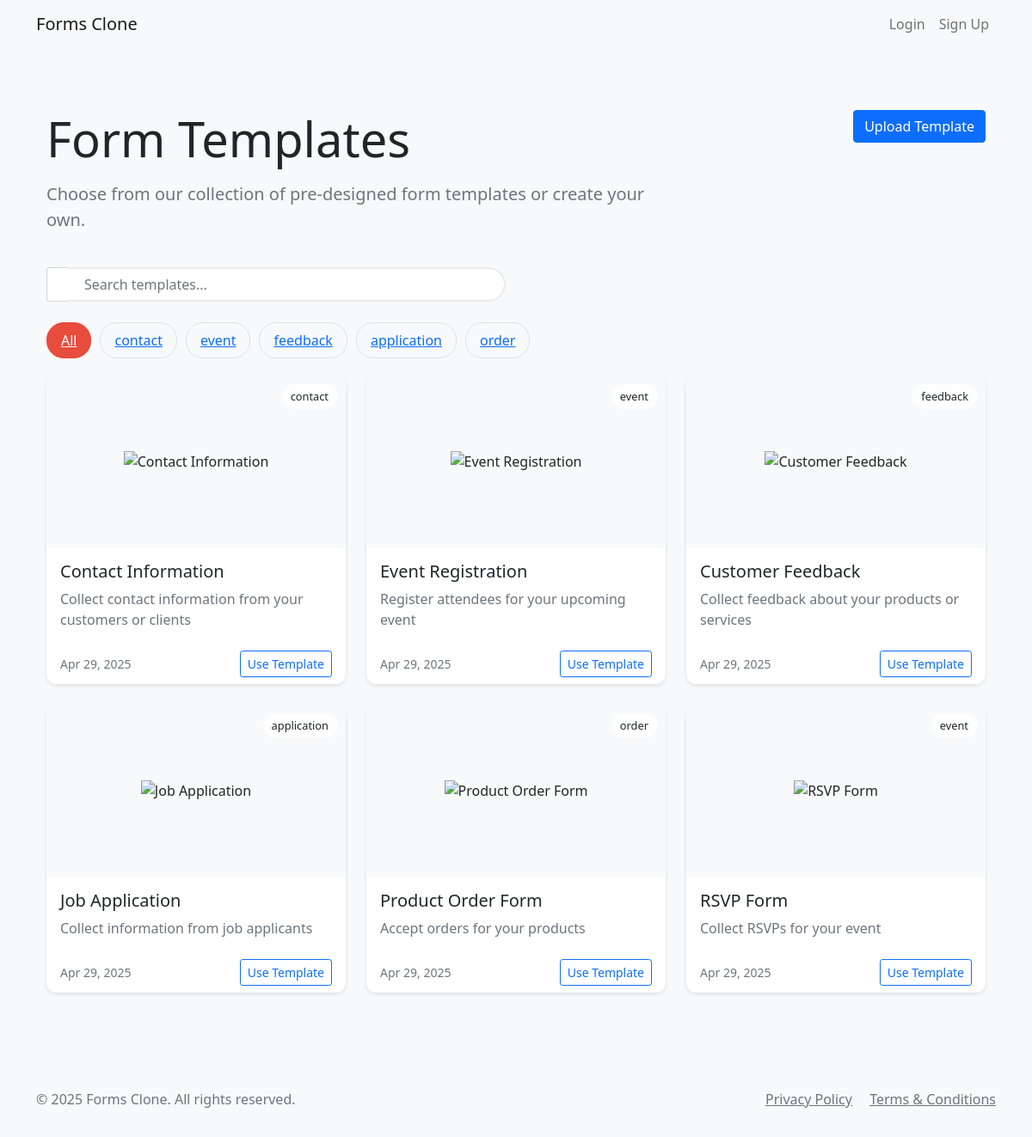
Page /templates on the earlier database version.
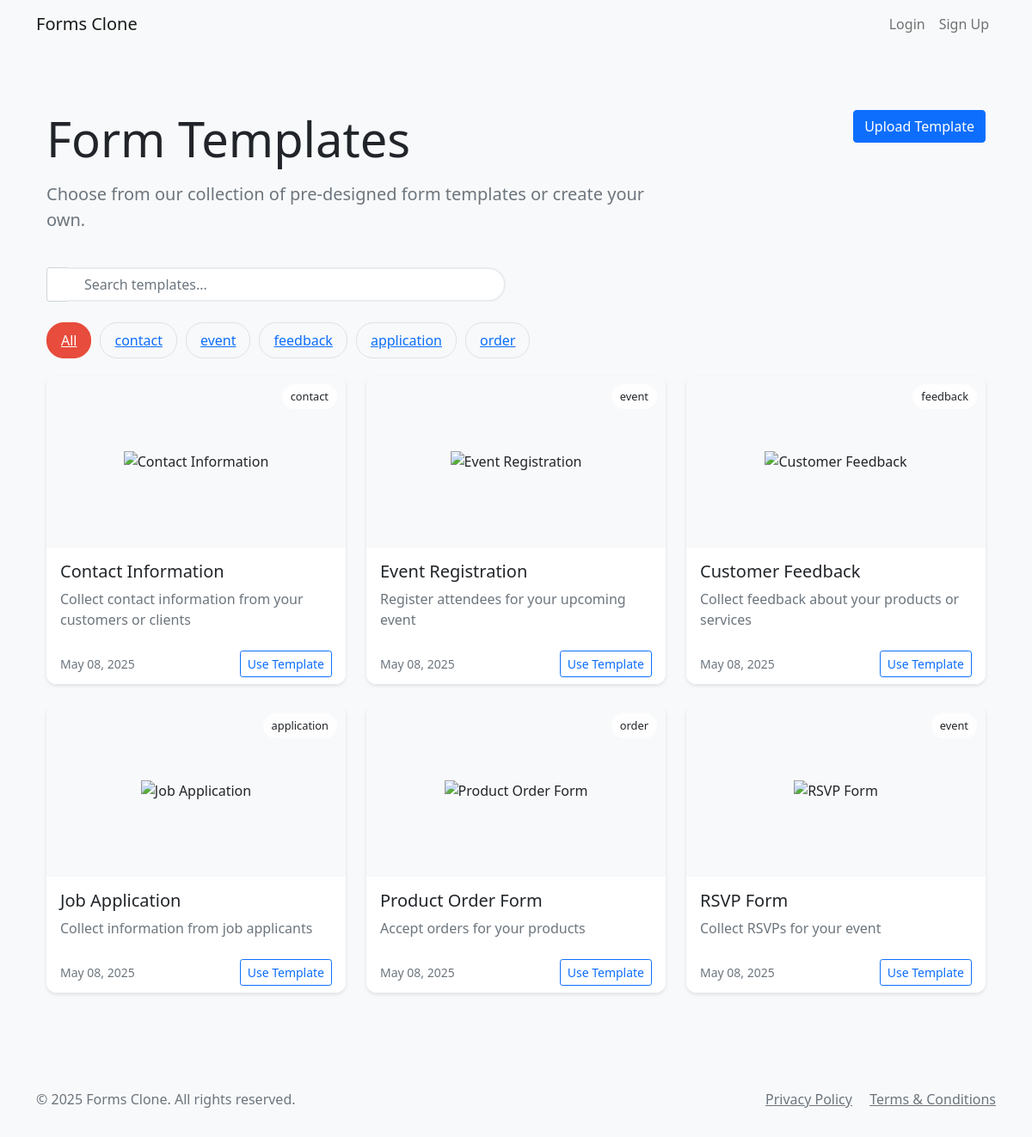
Same page on the later database version.
### app.py (models this page shows, shortened)
class FormTemplate(db.Model):
    id = db.Column(db.Integer, primary_key=True)
    title = db.Column(db.String(200), nullable=False)
    description = db.Column(db.Text)
    questions = db.Column(db.Text)  # JSON string of questions
    category = db.Column(db.String(50))  # e.g., 'survey', 'registration', 'feedback'
    created_at = db.Column(db.DateTime, default=datetime.utcnow)
    is_public = db.Column(db.Boolean, default=True)
    preview_image = db.Column(db.String(255), nullable=True)
    user_id = db.Column(db.Integer, db.ForeignKey('user.id'), nullable=True)
    user = db.relationship('User', backref='templates')
    template_data = db.Column(db.Text, nullable=True)  # JSON string of complete template data

### app.py (the view)
@app.route('/templates')
def template_gallery():
    categories = db.session.query(FormTemplate.category).distinct().all()
    categories = [cat[0] for cat in categories if cat[0]]
    selected_category = request.args.get('category')
    search_query = request.args.get('search', '')
    query = FormTemplate.query.filter_by(is_public=True)
    if selected_category:
        query = query.filter_by(category=selected_category)
    if search_query:
        query = query.filter(
            (FormTemplate.title.ilike(f'%{search_query}%')) |
            (FormTemplate.description.ilike(f'%{search_query}%'))
        )
    templates = query.order_by(FormTemplate.created_at.desc()).all()
    return render_template('template_gallery.html',
                         templates=templates,
                         categories=categories,
                         selected_category=selected_category,
                         search_query=search_query)

### app.py (called while the page is built)
@app.context_processor
def inject_now():
    return {'now': datetime.now()}

@app.context_processor
def inject_csrf_token():
    return {'csrf_token': 'dummy_token'}

### templates/template_gallery.html (shortened to what this page needs)
{% extends "base.html" %}
{% block content %}
<div class="container py-5">
    <div class="row mb-4">
        <div class="col-md-8">
            <h1 class="display-4 mb-3">Form Templates</h1>
            <p class="lead text-muted">Choose from our collection of pre-designed form templates or create your own.</p>
        </div>
        <div class="col-md-4 text-md-end">
            <a href="{{ url_for('upload_template') }}" class="btn btn-primary">
                 Upload Template
            </a>
        </div>
    </div>
    <div class="row mb-4">
        <div class="col-md-6">
            <div class="input-group">
                <span class="input-group-text bg-white border-end-0">
                </span>
                <input type="text" class="form-control search-box border-start-0"
                       placeholder="Search templates..."
                       value="{{ search_query }}"
                       onkeyup="if(event.keyCode === 13) searchTemplates(this.value)">
            </div>
        </div>
    </div>
    <div class="category-filter">
        <a href="{{ url_for('template_gallery') }}"
           class="category-btn {% if not selected_category %}active{% endif %}">
            All
        </a>
        {% for category in categories %}
        <a href="{{ url_for('template_gallery', category=category) }}"
           class="category-btn {% if selected_category == category %}active{% endif %}">
            {{ category }}
        </a>
        {% endfor %}
    </div>
    <div class="row row-cols-1 row-cols-md-2 row-cols-lg-3 g-4">
        {% for template in templates %}
        <div class="col">
            <div class="card template-card h-100">
                <div class="template-preview">
                    <span class="category-badge">{{ template.category }}</span>
                </div>
                <div class="card-body">
                    <h5 class="card-title">{{ template.title }}</h5>
                    <p class="card-text text-muted">{{ template.description }}</p>
                </div>
                <div class="card-footer bg-white border-top-0">
                    <div class="d-flex justify-content-between align-items-center">
                        <small class="text-muted">
                            {{ template.created_at.strftime('%b %d, %Y') }}
                        </small>
                        <a href="{{ url_for('use_template', template_id=template.id) }}"
                           class="btn btn-sm btn-outline-primary">
                            Use Template
                        </a>
                    </div>
                </div>
            </div>
        </div>
        {% endfor %}
    </div>
</div>
{% endblock %}

Differences in the rows shown:
changed FormTemplate "Contact Information": created_at "Apr 29, 2025" → "May 08, 2025"
changed FormTemplate "Event Registration": created_at "Apr 29, 2025" → "May 08, 2025"
changed FormTemplate "Customer Feedback": created_at "Apr 29, 2025" → "May 08, 2025"
changed FormTemplate "Job Application": created_at "Apr 29, 2025" → "May 08, 2025"
changed FormTemplate "Product Order Form": created_at "Apr 29, 2025" → "May 08, 2025"
changed FormTemplate "RSVP Form": created_at "Apr 29, 2025" → "May 08, 2025"
